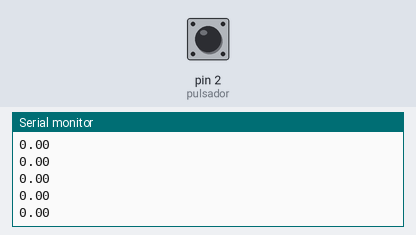
Recording of a sketch running on a simulated Arduino Uno, built with avr-gcc and run on an emulated ATmega328P. Shown: the last lines printed to the serial monitor. The test bench sets the inputs (shaded band); at power-on: pin 2 (pulsador) LOW.

Above: at 1.3 s.
1.4 s: pin 2 (pulsador) pulled HIGH for 0.3 s
At 2.18 s:
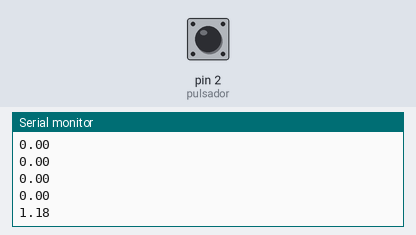
3.2 s: pin 2 (pulsador) pulled HIGH for 1 s
At 3.94 s:
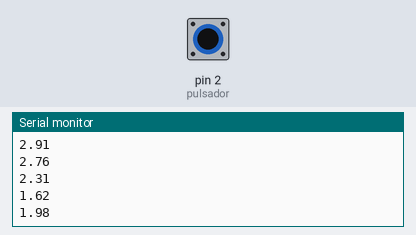
5.7 s: pin 2 (pulsador) pulled HIGH for 0.3 s
At 6.44 s:
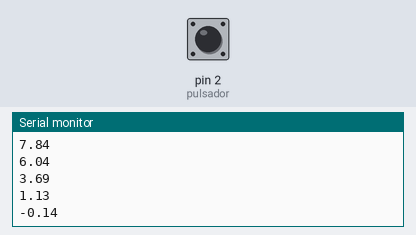
Timing chart, 0 to 8.7 s (numbered marks = the images above; inputs shaded):
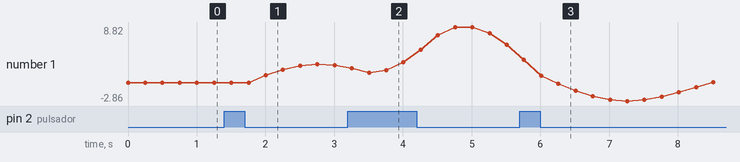

Measured:
- after the input at 1.4 s, the serial monitor: prints a new line after 0.60 s (image 1)
- after the input at 3.2 s, the serial monitor: prints a new line after 0.56 s (image 2)
- after the input at 5.7 s, the serial monitor: prints a new line after 0.56 s (image 3)
- plotted number 1: 0 → 2.76 after the input at 1.4 s, 2.76 → 6.04 after the input at 3.2 s, 6.04 → 0.35 after the input at 5.7 s

The sketch:

pruebas.ino
```cpp
//

int pulsador=2; //colocar resistencia pull up

int u;

double xk=0;

double uk_1=0;

double xk_1=0;

double uk_2=0;

double xk_2=0;

int i=1;


void setup() {

  Serial.begin(9600);

  pinMode(pulsador, INPUT);//colocar resistencia pull up

}

void loop() {

  xk=uk_1*0.05984 +uk_2*0.05787+ xk_1*1.787-xk_2*0.9048; //T=0.25 seg

  //xk=uk_1*0.2247 +uk_2*0.2099+ xk_1*1.384-xk_2*0.8187; //T=0.5 seg

  uk_1=10*u;

  uk_2=0;

  xk_2=0;

  if (i>1) {

    uk_2=uk_1;

    xk_2=xk_1;

  }

  u=digitalRead(pulsador);

  xk_1=xk;

  i=i+1;

  Serial.println(xk);

  delay(250);   // segun T

}
```
